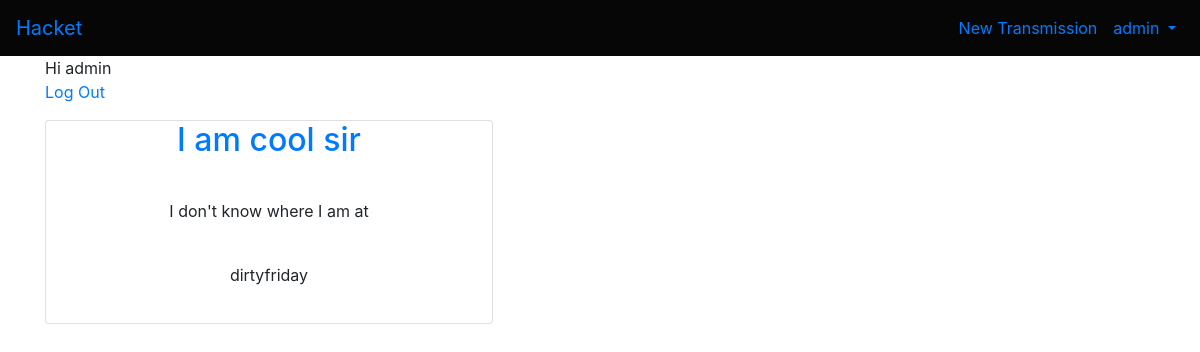
The app's page / (signed in) with its own data.
### accounts/models.py (models this page shows)
class CustomUser(AbstractUser):
    age = models.PositiveIntegerField(null=True, blank=True)
    bio = models.TextField(max_length=255, null=True, blank=True)

### transmissions/models.py (models this page shows, shortened)
class Transmission(models.Model):
    title = models.CharField(max_length=200, default=200,)
    author = models.ForeignKey('accounts.CustomUser', on_delete=models.CASCADE, default="Joe")
    body = models.TextField()

### transmissions/views.py (the view)
# urls.py: path('', TransmissionListView.as_view(), name='home'),
class TransmissionListView(ListView):
    model = Transmission
    template_name = 'home.html'

### templates/home.html (shortened to what this page needs)
{% extends 'base.html' %}
{% block content %}
{% if user.is_authenticated %}
    Hi {{ user.username }}
    <p><a href="{% url 'logout' %}">Log Out</a></p>
{% endif %}
    {% for object in object_list %}
        <div class="post-entry card text-center" style="width: 28rem;">
            <div class="card-title">
                <h2><a href="{% url 'transmission_detail' object.pk %}">{{ object.title }}</a></h2>
            </div>
            <div class="card-body">
                <p> {{ object.body }} </p>
                <p> {{ object.author }} </p>
            </div>
        </div>
    {% endfor %}
{% endblock content %}

### templates/base.html (shortened to what this page needs)
{% load static %}
<html>
    <head>
        <link rel="stylesheet" href="{% static 'css/base.css' %}">
        <link rel="stylesheet" href="https://cdn.jsdelivr.net/npm/bootstrap@4.5.3/dist/css/bootstrap.min.css">
    </head>
    <body>
        <nav class="navbar navbar-expand-lg">
            <a class="navbar-brand" href="{% url 'home' %}">Hacket</a>
            <div class="collapse navbar-collapse" id="navbarSupportedContent">
                {% if user.is_authenticated %}
                    <ul class="navbar-nav ml-auto">
                        <li class="nav-item">
                            <a class="nav-link" href="{% url 'transmission_new' %}">New Transmission</a>
                        </li>
                        <li class="nav-item">
                            <a class="nav-link dropdown-toggle" href="#"
                                id="navbarDropdown" role="button" data-toggle="dropdown"
                                aria-haspopup="true" aria-expanded="false">
                                {{ user.username }}
                            </a>
                        </li>
                    </ul>
                {% else %}
                    <form class="form-inline ml-auto">
                        <a href="{% url 'login' %}" class="btn btn-outline-secondary">Log In</a>
                        <a href="{% url 'signup' %}" class="btn btn-primary ml-2">Sign up</a>
                    </form>
                {% endif %}
            </div>
        </nav>
        <main>
            <div class="container">
                {% block content %}
                {% endblock content %}
            </div>
        </main>
    </body>
</html>

### static/css/base.css (style rules this page uses)
nav { background-color:rgb(6, 6, 7); }

### records on screen
CustomUser: username "admin"
Transmission: title "I am cool sir", body "I don't know where I am at", author "dirtyfriday"
